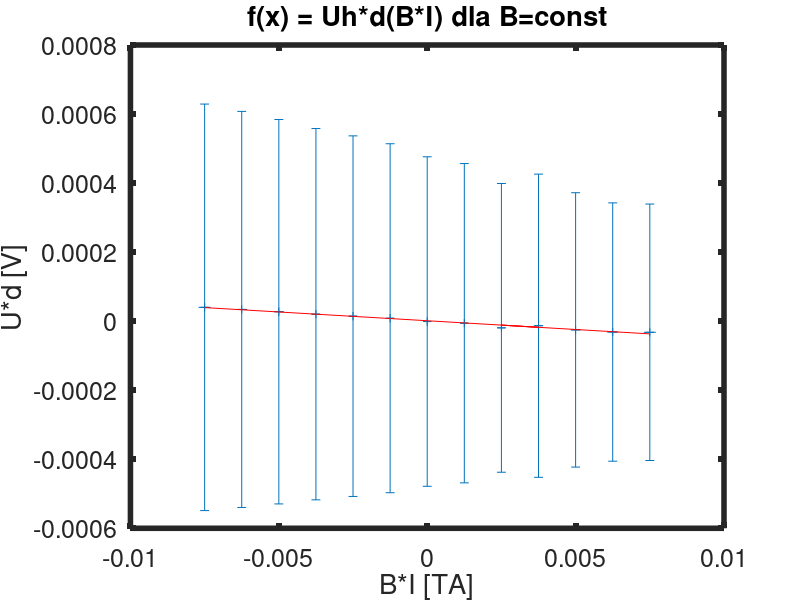
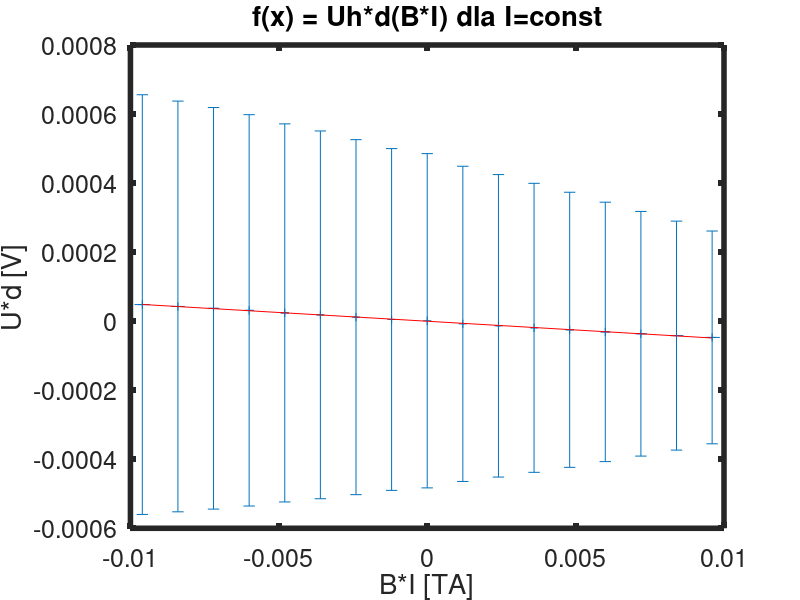

Recreate these plots in MATLAB, in order.
Uh_Iconst = [
0.048
0.0426
0.0372
0.0313
0.0239
0.0183
0.0116
0.0049
0.0012
-0.0078
-0.0135
-0.0193
-0.025
-0.0311
-0.0365
-0.0419
-0.0471
];

Uh_Bconst = [
-0.0322
-0.0315
-0.0253
-0.0194
-0.0132
-0.0059
-0.0011
0.0085
0.0145
0.0202
0.0274
0.034
0.0401
];

B_Iconst = [
-0.32
-0.28
-0.24
-0.2
-0.16
-0.12
-0.08
-0.04
0.00 %zaokrągliłem zgodnie z resztą
0.04
0.08
0.12
0.16
0.2
0.24
0.28
0.32 ];

I_Bconst = [
0.03
0.025
0.02
0.01
0.015
0.005
0
-0.005
-0.01
-0.015
-0.02
-0.025
-0.03 ];

format short
pkg load statistics

% grubość płytki [m]
d = 0.001
ud = 0.0001/2 % z tabliczki (podzielić przez 2 bo to jest rozszerzona)
uI = 0.0005 % z tabliczki


Bconst = 0.250
Iconst = 0.030

% fake dane
% d = 1
% ud = 0.1
% Bconst = 250
% Iconst = 030

uB_Iconst = B_Iconst .* 0.02 % z tabliczki
uB_Bconst = Bconst .* 0.02 % z tabliczki

% B = CONST
Uh_x_d_Bconst = Uh_Bconst .* d							% y = Uh*d
B_x_I_Bconst = I_Bconst .* Bconst                                       	% x = B*I
uUh_Bconst = (Uh_Bconst.*0.005+0.4*0.001)/(sqrt(3))				% niepewność Uh
uUh_x_d_Bconst = ( (Uh_Bconst .* ud).^2 + (d * uUh_Bconst) ).^(0.5)		% niepewność y
uB_x_I_Bconst = ( (I_Bconst .* uB_Bconst).^2 + (Bconst .* uI).^2 ).^(0.5)       % niepewność x

% I = CONST
Uh_x_d_Iconst = Uh_Iconst .* d							% y = Uh*d
B_x_I_Iconst = B_Iconst .* Iconst						% x = B*I
uUh_Iconst = (Uh_Iconst.*0.005+0.4*0.001)/(sqrt(3))				% niepewność Uh
uUh_x_d_Iconst = ( (Uh_Iconst .* ud).^2 + (d * uUh_Iconst) ).^(0.5)		% niepewność y
uB_x_I_Iconst = ( (Iconst .* uB_Iconst).^2 + (B_Iconst .* uI).^2 ).^(0.5)	% niepewność x

% niepewność U*d JEST POMIJALNIE MAŁA w stosunku do B*I

%TODO złożyć z niepewnością d

% 1. Sporządzić wykresy zależności iloczynu napięcia Halla i grubości płytki od wartości iloczynu
% indukcji pola magnetycznego i natężenia prądu sterującego: (a) przy stałej wartości indukcji
% pola magnetycznego i (b) przy stałej wartości natężenia prądu. Punkty pomiarowe muszą
% posiadać odcinki niepewności.

% 2. Obliczyć stałą Halla metodą najmniejszej sumy kwadratów przy użyciu programu Origin.
% Sprawdzić wartość testu χ2 dla otrzymanych prostych. Wyznaczyć niepewność typu B
% i niepewność złożoną stałej Halla.

% [p, p_int, r, r_int, stats] = regress(a, F);
%
% intercept = p(1)
% slope = p(2)
% lower_bound_ci_intercept = p_int(1,1)
% upper_bound_ci_intercept = p_int(1,2)
% lower_bound_ci_slope = p_int(2,1)
% upper_bound_ci_slope = p_int(2,2)
%
% intercept_stderr = (upper_bound_ci_intercept - intercept) / 1.96
% slope_stderr = (upper_bound_ci_slope - slope) / 1.96
%
% R2 = stats(1)


% PW style chi2 statistic for testing linear goodness of fit
function retval = chi2(y_observed, y_fitted, y_uncertainty)
	% chi2 = sum(((y - y_fit).^2) ./ (u_y.^2));
	retval = sum( y_uncertainty.^(-2) .* (y_observed - y_fitted).^2 );
endfunction

% get critial chi2 value
function retval = chi2_crit(alpha, dof)
	retval = chi2inv(1 - alpha, dof);
endfunction


function retval = lin_regression(x, y)
	disp("/////// LIN REG ////////")
	F = [ones(size(x)), x];   % design matrix with intercept

	[p, p_int, r, r_int, stats] = regress(y, F);

	intercept = p(1)
	slope = p(2)
	lower_bound_ci_intercept = p_int(1,1)
	upper_bound_ci_intercept = p_int(1,2)
	lower_bound_ci_slope = p_int(2,1)
	upper_bound_ci_slope = p_int(2,2)

	% intercept_stderr = abs(lower_bound_ci_intercept-upper_bound_ci_intercept)/(2*1.96)
	intercept_stderr = (upper_bound_ci_intercept - intercept) / 1.96
	slope_stderr = (upper_bound_ci_slope - slope) / 1.96

	R2 = stats(1)

	retval = p;
endfunction


function lin_regression_chi2(p, x, y, y_err)
% p is the output of linear regression
	disp("/////// CHI2 ////////")
	fity = p(2)*x + p(1);
	CHI2 = chi2(y, fity, y_err)
	degs_of_freedom = length(y)-2
	CHI2_crit = chi2_crit(0.05, degs_of_freedom)

	if (CHI2 < CHI2_crit)
		disp("brak podstaw do odrzucenia hipotezy o liniowości")
	else
		disp("należy odrzucić hipotezę o liniowości")
	endif
endfunction



disp("")
disp("=======B CONST========")

p_Bconst = lin_regression(B_x_I_Bconst, Uh_x_d_Bconst);
lin_regression_chi2(p_Bconst, B_x_I_Bconst, Uh_x_d_Bconst, uUh_x_d_Bconst)
fity_Bconst = p_Bconst(2)*B_x_I_Bconst + p_Bconst(1);

figure(1)
p1 = errorbar(B_x_I_Bconst, Uh_x_d_Bconst, uB_x_I_Bconst, uUh_x_d_Bconst, "~>");
% p1 = plot(B_x_I_Bconst, Uh_x_d_Bconst);
set(p1, "linestyle", "none");
set(p1, "marker", "+");
set(gca, "linewidth", 4, "fontsize", 18);
xlabel ("B*I [TA]");
ylabel ("U*d [V]");
title ("f(x) = Uh*d(B*I) dla B=const");

hold on;
plot(B_x_I_Bconst, fity_Bconst, 'r-');
% plot(0, p_Bconst(1), 'ro', 'MarkerSize', 10); % intercept point in red circle

% legend("a(ch)","fit");
hold off;

disp("")
disp("=======I CONST========")

p_Iconst = lin_regression(B_x_I_Iconst, Uh_x_d_Iconst);
lin_regression_chi2(p_Iconst, B_x_I_Iconst, Uh_x_d_Iconst, uUh_x_d_Iconst)
fity_Iconst = p_Iconst(2)*B_x_I_Iconst + p_Iconst(1);

figure(2)
p1 = errorbar(B_x_I_Iconst, Uh_x_d_Iconst, uB_x_I_Iconst, uUh_x_d_Iconst, "~>");
set(p1, "linestyle", "none");
set(p1, "marker", "+");
set(gca, "linewidth", 4, "fontsize", 18);
xlabel ("B*I [TA]");
ylabel ("U*d [V]");
title ("f(x) = Uh*d(B*I) dla I=const");

hold on;
plot(B_x_I_Iconst, fity_Iconst, 'r-');
% legend("a(ch)","fit");
hold off;

